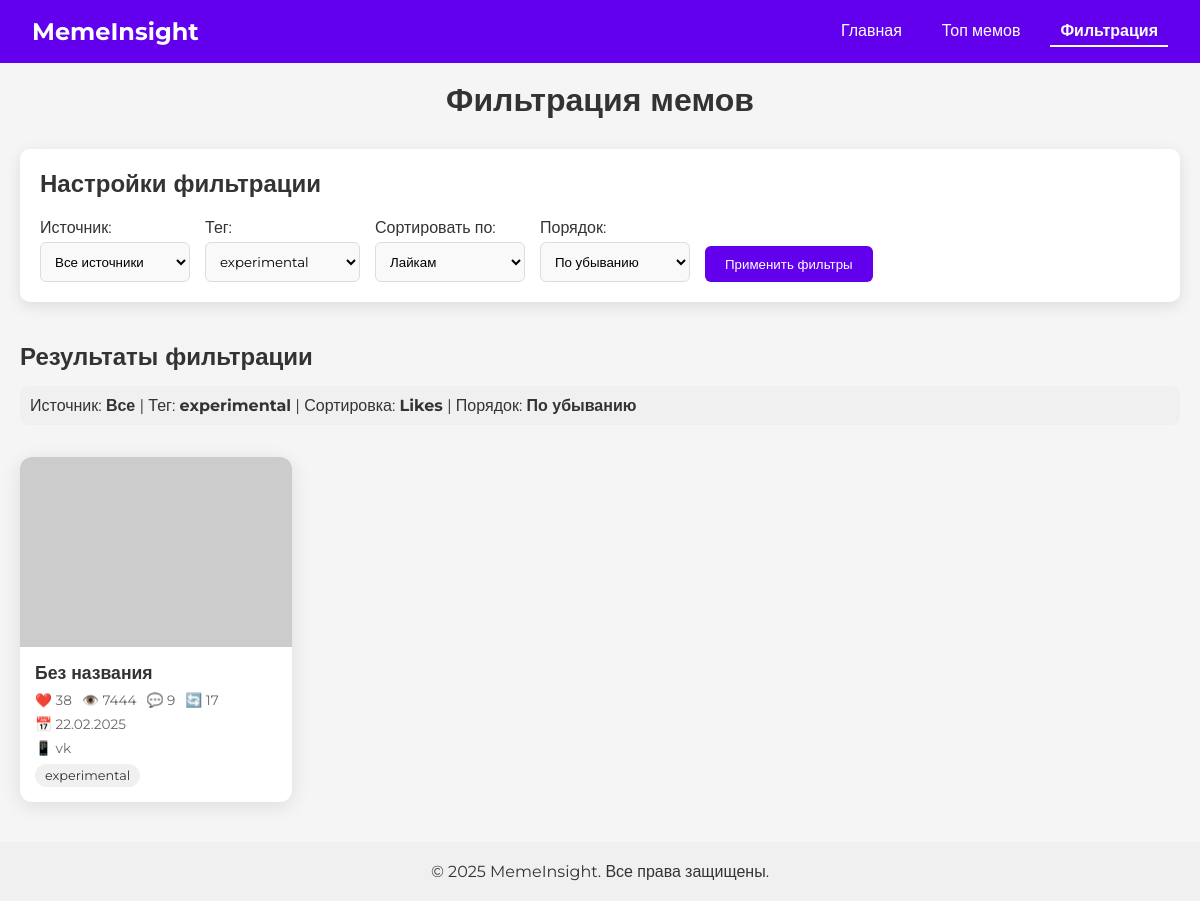
/filter-memes?tag=experimental, run on the app's committed database.
### tables this page shows
CREATE TABLE tags (
                id INTEGER PRIMARY KEY AUTOINCREMENT,
                meme_id INTEGER,
                tag TEXT,
                FOREIGN KEY (meme_id) REFERENCES memes (id)
            );

CREATE TABLE memes (
                id INTEGER PRIMARY KEY AUTOINCREMENT,
                image_url TEXT UNIQUE,
                local_path TEXT,
                source_url TEXT,
                source_platform TEXT,
                post_date TIMESTAMP,
                collection_date TIMESTAMP,
                likes INTEGER,
                views INTEGER,
                comments INTEGER,
                shares INTEGER,
                text_content TEXT,
                image_hash TEXT
            );

### app.py (the view)
@app.route('/filter-memes')
def filter_memes():
    source = request.args.get('source', '')
    tag = request.args.get('tag', '')
    sort_by = request.args.get('sort_by', 'likes')
    order = request.args.get('order', 'desc')
    conn = get_db_connection()
    query = """
        SELECT m.*, GROUP_CONCAT(t.tag) as tags
        FROM memes m
        LEFT JOIN tags t ON m.id = t.meme_id
    """
    conditions = []
    params = []
    if source:
        conditions.append("m.source_platform = ?")
        params.append(source)
    if tag:
        conditions.append("EXISTS (SELECT 1 FROM tags WHERE meme_id = m.id AND tag = ?)")
        params.append(tag)
    if conditions:
        query += " WHERE " + " AND ".join(conditions)
    query += " GROUP BY m.id "
    valid_sort_columns = ['likes', 'views', 'comments', 'shares', 'post_date']
    if sort_by in valid_sort_columns:
        direction = "DESC" if order == 'desc' else "ASC"
        query += f" ORDER BY m.{sort_by} {direction}"
    else:
        query += " ORDER BY m.likes DESC"  # По умолчанию
    query += " LIMIT 50"
    cursor = conn.execute(query, params)
    memes_data = cursor.fetchall()
    memes_list = []
    for meme in memes_data:
        meme_dict = dict(meme)
        if 'post_date' in meme_dict and meme_dict['post_date']:
            meme_dict['post_date_formatted'] = format_date(meme_dict['post_date'])
        else:
            meme_dict['post_date_formatted'] = "Неизвестно"
        if meme_dict['tags']:
            meme_dict['tags'] = meme_dict['tags'].split(',')
        else:
            meme_dict['tags'] = []
        memes_list.append(meme_dict)
    cursor = conn.execute("SELECT DISTINCT source_platform FROM memes")
    sources = [row[0] for row in cursor.fetchall() if row[0]]
    cursor = conn.execute("SELECT DISTINCT tag FROM tags")
    tags = [row[0] for row in cursor.fetchall() if row[0]]
    conn.close()
    return render_template('filter_memes.html',
                           memes=memes_list,
                           sources=sources,
                           tags=tags,
                           current_source=source,
                           current_tag=tag,
                           current_sort=sort_by,
                           current_order=order)

### app.py (called while the page is built)
def format_date(date_str):
    if not date_str:
        return "Неизвестно"
    try:
        date = datetime.datetime.fromisoformat(date_str)
        return date.strftime('%d.%m.%Y')
    except:
        return date_str

def get_db_connection():
    conn = sqlite3.connect(DB_PATH)
    conn.row_factory = sqlite3.Row
    return conn

### templates/filter_memes.html (shortened to what this page needs)
<!DOCTYPE html>
<html lang="ru">
<head>
    <link rel="stylesheet" href="{{ url_for('static', filename='style.css') }}">
</head>
<body>
    <header class="header">
        <div class="project-name">MemeInsight</div>
        <nav class="navigation">
            <a href="/">Главная</a>
            <a href="/top-memes">Топ мемов</a>
            <a href="/filter-memes" class="active">Фильтрация</a>
        </nav>
    </header>
    <main class="main-content" style="padding-top: 80px; padding-left: 20px; padding-right: 20px; max-width: 1200px; margin: 0 auto;">
        <h1 style="margin-bottom: 30px; text-align: center;">Фильтрация мемов</h1>
        <div class="filter-section">
            <h2 style="margin-bottom: 20px;">Настройки фильтрации</h2>
            <form id="filterForm" action="/filter-memes" method="get">
                <div class="filter-controls">
                    <div class="filter-group">
                        <label for="source">Источник:</label>
                        <select id="source" name="source" class="filter-select">
                            <option value="">Все источники</option>
                        </select>
                    </div>
                    <div class="filter-group">
                        <label for="tag">Тег:</label>
                        <select id="tag" name="tag" class="filter-select">
                            {% for tag in tags %}
                            <option value="{{ tag }}" {% if tag == current_tag %}selected{% endif %}>{{ tag }}</option>
                            {% endfor %}
                        </select>
                    </div>
                    <div class="filter-group">
                        <label for="sort_by">Сортировать по:</label>
                        <select id="sort_by" name="sort_by" class="filter-select">
                            <option value="likes" {% if current_sort == 'likes' %}selected{% endif %}>Лайкам</option>
                        </select>
                    </div>
                    <div class="filter-group">
                        <label for="order">Порядок:</label>
                        <select id="order" name="order" class="filter-select">
                            <option value="desc" {% if current_order == 'desc' %}selected{% endif %}>По убыванию</option>
                        </select>
                    </div>
                    <button type="submit" class="filter-button">Применить фильтры</button>
                </div>
            </form>
        </div>
        <div class="filtered-memes-section" style="margin-top: 40px;">
            <h2>Результаты фильтрации</h2>
            <div class="filters-summary" style="margin: 15px 0; background-color: #f0f0f0; padding: 10px; border-radius: 8px;">
                <p>
                    Источник: <strong>{{ current_source or 'Все' }}</strong> |
                    Тег: <strong>{{ current_tag or 'Все' }}</strong> |
                    Сортировка: <strong>{{ current_sort|capitalize }}</strong> |
                    Порядок: <strong>{{ 'По убыванию' if current_order == 'desc' else 'По возрастанию' }}</strong>
                </p>
            </div>
            {% if memes|length > 0 %}
            <div class="meme-grid">
                {% for meme in memes %}
                <div class="meme-card">
                    <div class="meme-image-container">
                        <img src="{{ meme.image_url }}" alt="{{ meme.title }}" class="meme-image" onerror="this.src='https://via.placeholder.com/300x200?text=Мем'">
                    </div>
                    <div class="meme-info">
                        <div class="meme-title">{{ meme.title or 'Без названия' }}</div>
                        <div class="meme-stats">
                            <span>❤️ {{ meme.likes }}</span>
                            <span>👁️ {{ meme.views }}</span>
                            <span>💬 {{ meme.comments }}</span>
                            <span>🔄 {{ meme.shares }}</span>
                        </div>
                        <div class="meme-date">📅 {{ meme.post_date_formatted }}</div>
                        <div class="meme-source">📱 {{ meme.source_platform or 'Неизвестно' }}</div>
                        <div class="meme-tags">
                            {% for tag in meme.tags %}
                            <a href="/filter-memes?tag={{ tag }}" class="tag">{{ tag }}</a>
                            {% endfor %}
                        </div>
                    </div>
                </div>
                {% endfor %}
            </div>
            {% endif %}
        </div>
    </main>
    <footer style="background-color: #f0f0f0; padding: 20px; text-align: center; margin-top: 40px;">
        <p>© 2025 MemeInsight. Все права защищены.</p>
    </footer>
</body>
</html>

### static/style.css (style rules this page uses)
* { margin: 0; padding: 0; box-sizing: border-box; font-family: 'Montserrat', sans-serif; }
body { background-color: #f5f5f5; color: #333; }
.header { background-color: #6200ee; color: white; padding: 1rem 2rem; display: flex; justify-content: space-between; align-items: center; position: fixed; width: 100%; top: 0; z-index: 1000; }
.project-name { font-size: 1.5rem; font-weight: 700; }
.meme-grid { display: grid; grid-template-columns: repeat(auto-fill, minmax(250px, 1fr)); gap: 1.5rem; margin: 2rem 0; }
.meme-card { background-color: white; border-radius: 8px; overflow: hidden; box-shadow: 0 4px 10px rgba(0, 0, 0, 0.1); transition: transform 0.3s; }
.meme-image { width: 100%; height: 200px; object-fit: cover; }
.meme-info { padding: 1rem; }
.meme-title { font-weight: 700; margin-bottom: 0.5rem; }
.meme-stats { display: flex; gap: 1rem; font-size: 0.8rem; color: #666; margin-bottom: 0.5rem; }
.meme-tags { display: flex; flex-wrap: wrap; gap: 0.5rem; margin-top: 0.5rem; }
.tag { background-color: #e0e0e0; padding: 0.25rem 0.5rem; border-radius: 4px; font-size: 0.8rem; }
.filter-section { background-color: white; padding: 1.5rem; border-radius: 8px; margin-bottom: 2rem; box-shadow: 0 4px 10px rgba(0, 0, 0, 0.1); }
.filter-controls { display: flex; flex-wrap: wrap; gap: 1rem; align-items: center; }
.filter-select { padding: 0.5rem; border: 1px solid #ddd; border-radius: 4px; min-width: 150px; }
.filter-button { background-color: #6200ee; color: white; border: none; padding: 0.5rem 1rem; border-radius: 4px; cursor: pointer; }

### templates/filter_memes.html (style rules this page uses)
.fade-in-element { opacity: 0; transform: translateY(20px); transition: opacity 0.5s, transform 0.5s; }
.fade-in { opacity: 1; transform: translateY(0); }
.navigation { display: flex; gap: 20px; }
.navigation a { color: white; text-decoration: none; padding: 5px 10px; }
.navigation a.active { font-weight: bold; border-bottom: 2px solid white; }
.filter-section { background-color: white; padding: 20px; border-radius: 10px; box-shadow: 0 4px 15px rgba(0, 0, 0, 0.1); }
.filter-controls { display: flex; flex-wrap: wrap; gap: 15px; }
.filter-group { display: flex; flex-direction: column; gap: 5px; min-width: 150px; }
.filter-select { padding: 10px; border: 1px solid #ddd; border-radius: 6px; font-family: inherit; background-color: #f9f9f9; }
.filter-button { background-color: #6200ee; color: white; border: none; padding: 10px 20px; border-radius: 6px; font-weight: 500; cursor: pointer; transition: background-color 0.3s; margin-top: auto; }
.meme-card { background-color: white; border-radius: 12px; overflow: hidden; box-shadow: 0 4px 20px rgba(0, 0, 0, 0.1); transition: transform 0.3s, box-shadow 0.3s; display: flex; flex-direction: column; }
.meme-image-container { position: relative; padding-top: 70%; overflow: hidden; }
.meme-image { position: absolute; top: 0; left: 0; width: 100%; height: 100%; object-fit: cover; transition: transform 0.3s; }
.meme-info { padding: 15px; flex-grow: 1; display: flex; flex-direction: column; }
.meme-title { font-weight: 700; font-size: 1.1rem; margin-bottom: 8px; color: #333; }
.meme-stats { display: flex; flex-wrap: wrap; gap: 10px; font-size: 0.85rem; color: #666; margin-bottom: 8px; }
.meme-date, .meme-source { font-size: 0.85rem; color: #666; margin-bottom: 8px; }
.meme-tags { display: flex; flex-wrap: wrap; gap: 6px; margin-top: auto; }
.tag { background-color: #f0f0f0; padding: 4px 10px; border-radius: 15px; font-size: 0.8rem; color: #333; text-decoration: none; transition: background-color 0.2s; }

### data on the page
tags: tag "experimental"
memes: title "Без названия", likes "38", views "7444", comments "9", shares "17", post_date_formatted "22.02.2025", source_platform "vk"

### other printed values
{{ current_source or 'Все' }} "Все"
{{ current_sort|capitalize }} "Likes"
{{ 'По убыванию' if current_order == 'desc' else 'По возрастанию' }} "По убыванию"
form field tag "experimental"
